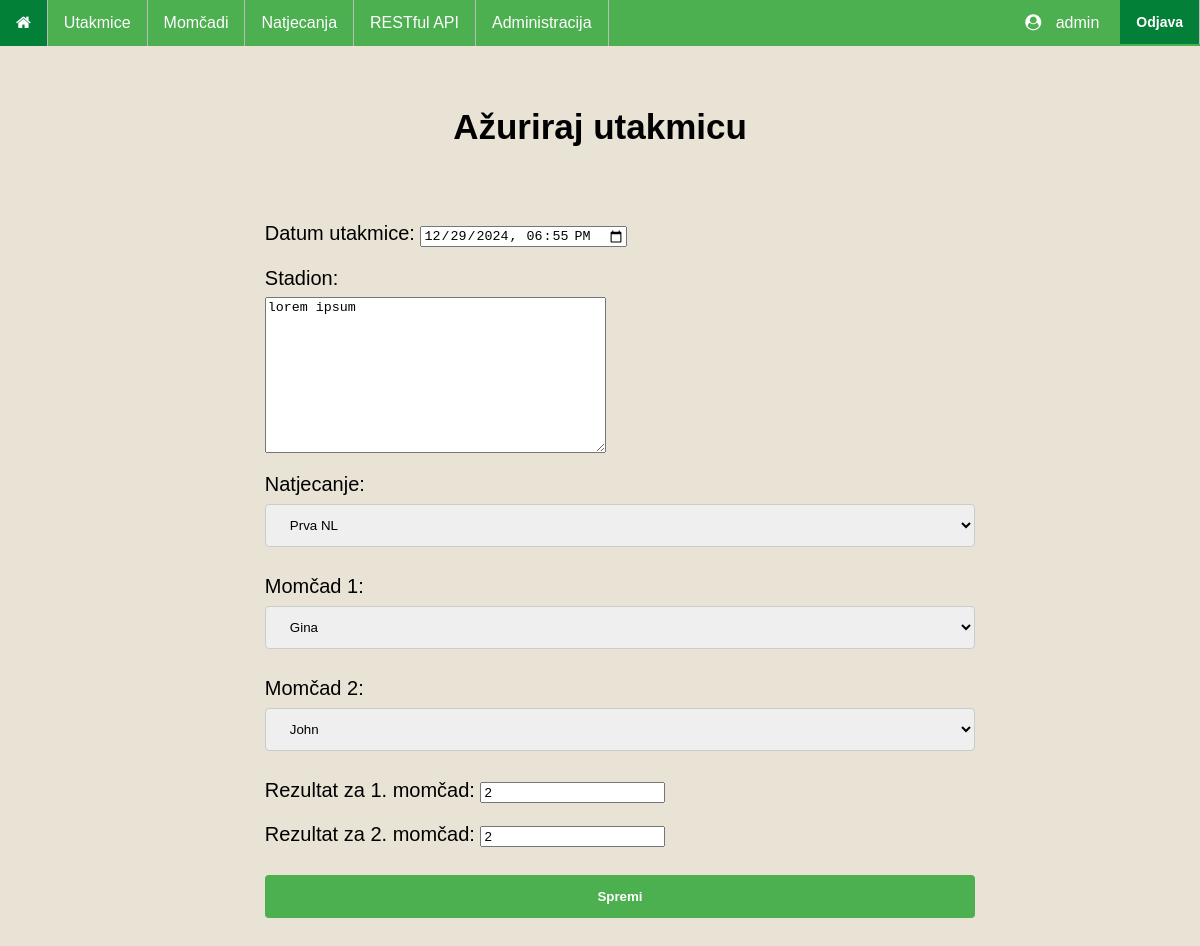
The app's page /matches/edit/258 (signed in) with its own data.
### main/models.py (models this page shows, shortened)
class Match(models.Model):
    match_date = models.DateTimeField('Datum utakmice')
    match_stadium = models.TextField()
    match_competition = models.ForeignKey(Competition, on_delete=models.CASCADE, blank=True, null=True)
    match_team1 = models.ForeignKey(Team, on_delete=models.CASCADE, blank=True, null=True, related_name='team1')
    match_team2 = models.ForeignKey(Team, on_delete=models.CASCADE, blank=True, null=True, related_name='team2')
    match_score1 = models.IntegerField()
    match_score2 = models.IntegerField()

### main/views.py (the view)
# urls.py: path('matches/edit/<matchID>', editMatch, name='editMatch'),
@user_passes_test(is_user_admin)
def editMatch(request, matchID):
    match = Match.objects.get(id=matchID)
    if request.method == 'POST':
        form = forms.MatchForm(request.POST, instance=match)
        if form.is_valid():
            form.save()
            messages.success(request, 'Utakmica je uspješno ažurirana!')
            return HttpResponseRedirect("/matches/{}".format(match.id))
    else:
        form = forms.MatchForm(instance=match)
    return render(request, 'admin/match_form.html', {'form': form, 'form_action': 'edit', 'matchID': match.id})

### main/forms.py (shortened to what this page needs)
class MatchForm(forms.ModelForm):
    class Meta:
        model = Match
        fields = '__all__'
        labels = {
            'match_date': 'Datum utakmice',
            'match_stadium': 'Stadion',
            'match_competition': 'Natjecanje',
            'match_team1': 'Momčad 1',
            'match_team2': 'Momčad 2',
            'match_score1': 'Rezultat za 1. momčad',
            'match_score2': 'Rezultat za 2. momčad',
        }
        widgets = {
            'match_date': forms.DateTimeInput(
                attrs={
                    'type': 'datetime-local',
                    'class': 'form-control'
                }
            )
        }

### main/models.py (called while the page is built)
    def __str__(self):
        return '{}'.format(self.team_name)

    def __str__(self):
        return self.competition_name

### main/views.py (called while the page is built)
def is_user_admin(user):
    admin_group = Group.objects.get(name="Administrator")
    return admin_group.user_set.filter(username=user).exists()

### templates/admin/match_form.html (shortened to what this page needs)
{% extends "base_generic.html" %}
{% block content %}
    <h1>{% if form_action == 'edit' %}
        Ažuriraj utakmicu
    {% else %}
        Dodaj utakmicu
    {% endif %}</h1>
    <form action="{% if form_action == 'edit' %} {% url 'editMatch' matchID %} {% else %} {% url 'createMatch' %} {% endif %}" method="post">
        {{ form.as_p }}
        <input type="submit" value="Spremi">
    </form>
{% endblock %}

### templates/base_generic.html (shortened to what this page needs)
<!DOCTYPE html>
<html lang="hr">
<head>
    {% load static %}
    <link rel="stylesheet" type="text/css" href="{% static 'style.css' %}">
    <link rel="stylesheet" type="text/css" href="{% static 'matches.css' %}">
    <link rel="stylesheet" href="https://cdnjs.cloudflare.com/ajax/libs/font-awesome/4.7.0/css/font-awesome.min.css">
</head>
<body>
    <ul>
        <li><a href="/" title="Početna stranica"><i class="fa fa-home"></i></a></li>
        <li><a href="/matches/">Utakmice</a></li>
        <li><a href="/teams/">Momčadi</a></li>
        <li><a href="/competitions/">Natjecanja</a></li>
        <li><a href="/api/teams/">RESTful API</a></li>
        {% if request.user.is_superuser %}
            <li><a href="/adminDashboard/">Administracija</a></li>
        {% endif %}
        <li style="float:right">
            <form id="logout-form" method="post" action="{% url 'logout' %}">
                <button type="submit">Odjava</button>
            </form>
        </li>
        <li style="float:right" class="userProfile">
            <i class='fa fa-user-circle' style="margin-right: 10px;"></i> {{ user.username }}
        </li>
    </ul>
    <div class="content">
        {% block content %}
        {% endblock %}
    </div>
</body>
</html>

### main/static/style.css (style rules this page uses)
html { font-family: 'Franklin Gothic', 'Arial Narrow', Arial, sans-serif; background: #e8e3d5; }
h1 { text-align: center; font-size: 35px; margin-top: 15%; margin-bottom: 5%; }
ul { list-style-type: none; margin: 0; padding: 0; width: 100%; position: fixed; top: 0; left: 0; overflow: hidden; background-color: #4CAF50; color: white; }
li { float: left; border-right:1px solid #bbb; }
li a { display: block; color: white; text-align: center; padding: 14px 16px; text-decoration: none; }
.userProfile { padding: 14px 16px; border: none; margin-right: 5px; }
#logout-form { background: #4CAF50 !important; padding: 0 !important; }
#logout-form button { font-size: 14px; color: white; background: #038037 !important; padding: 14px 16px !important; border: none; font-weight: bold; display: block; margin: 0; text-decoration: none; cursor: pointer; }
.content { display: block; margin: 0 auto; width: 60%; margin-bottom: 8%; }
form { width: 100%; border-radius: 5px; padding: 20px; font-size: 20px; }
input[type=text], input[type=password], select { width: 100%; padding: 12px 20px; margin: 8px 0; display: inline-block; border: 1px solid #ccc; border-radius: 4px; box-sizing: border-box; }
input[type=submit], .searchOption button { width: 100%; background-color: #4CAF50; color: white; font-weight: bold; padding: 14px 20px; margin: 8px 0; border: none; border-radius: 4px; cursor: pointer; }
form textarea { display: block; margin-top: 1%; }

### records on screen
Match: match_date "12/29/2024 18:55", match_stadium "lorem ipsum", match_competition "Prva NL", match_team1 "Gina", match_team2 "John", match_score1 "2", match_score2 "2"

### other values on screen
{{ user.username }} "admin"
